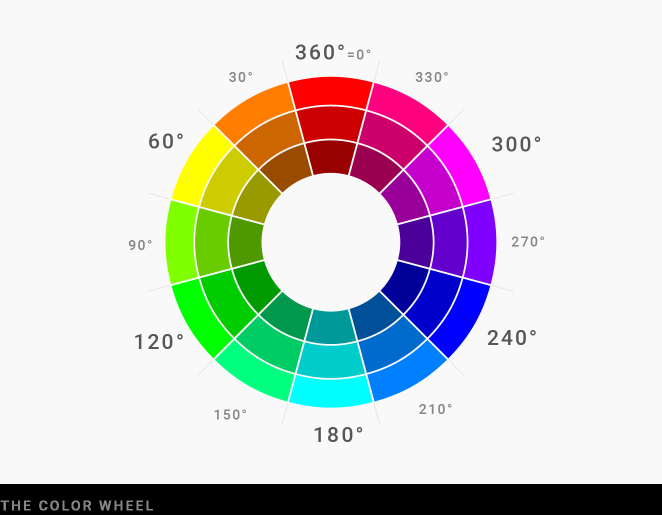
#> input picture img2.png, 1324 x 1029 px (shown at 1/2 size)
$ python '#顏色過濾.py'
#> lines starting #> are read from the running program, lines starting #| are printed output that depends on the picture; after the words box and inside, x2 and y2 are one past the last pixel; in counts of white or black regions, pixels touching at a corner belong together
#顏色過濾
def empty(k):
    pass
import cv2,numpy as np
img=cv2.imread('img2.png')
#> img is the input picture: shape (1029, 1324, 3); mean B, G, R 205.8, 205.8, 205.8
img=cv2.resize(img,(0,0),fx=0.5,fy=0.5)
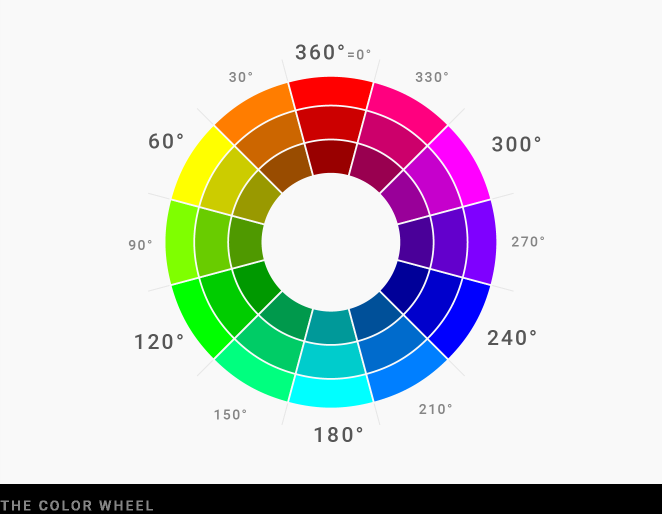
#> img: shape (514, 662, 3); mean B, G, R 206, 206, 206
hsv=cv2.cvtColor(img,cv2.COLOR_BGR2HSV)
#> hsv: shape (514, 662, 3); mean H, S, V 16.9, 49.3, 226.5

cv2.namedWindow('TrackBar')
cv2.resizeWindow('TrackBar',640,320)

cv2.createTrackbar('HueMin','TrackBar',0,179,empty)
#> slider 'HueMin' is set to 35
cv2.createTrackbar('HueMax','TrackBar',179,179,empty)
cv2.createTrackbar('SatMin','TrackBar',0,255,empty)
#> slider 'SatMin' is set to 51
cv2.createTrackbar('SatMax','TrackBar',255,255,empty)
cv2.createTrackbar('ValMin','TrackBar',0,255,empty)
#> slider 'ValMin' is set to 51
cv2.createTrackbar('ValMax','TrackBar',255,255,empty)

while True:
    HueMin=cv2.getTrackbarPos('HueMin','TrackBar')
    HueMax=cv2.getTrackbarPos('HueMax','TrackBar')
    SatMin=cv2.getTrackbarPos('SatMin','TrackBar')
    SatMax=cv2.getTrackbarPos('SatMax','TrackBar')
    ValMin=cv2.getTrackbarPos('ValMin','TrackBar')
    ValMax=cv2.getTrackbarPos('ValMax','TrackBar')

    lower=np.array([HueMin,SatMin,ValMin])
    upper=np.array([HueMax,SatMax,ValMax])
    mask=cv2.inRange(hsv,lower,upper)
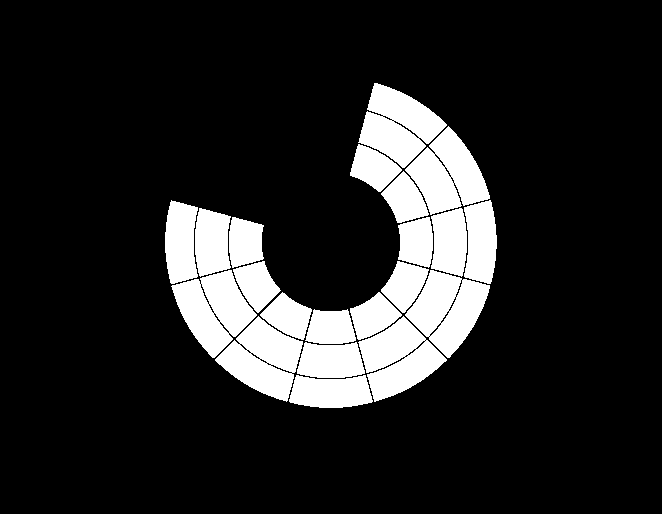
#> mask: shape (514, 662); 14.9% white; 21 white regions, largest, box (x1, y1, x2, y2) and area: (358, 83, 447, 168) 4226, (171, 270, 257, 358) 4223, (405, 270, 490, 358) 4208
    result=cv2.bitwise_and(img,img,mask=mask)
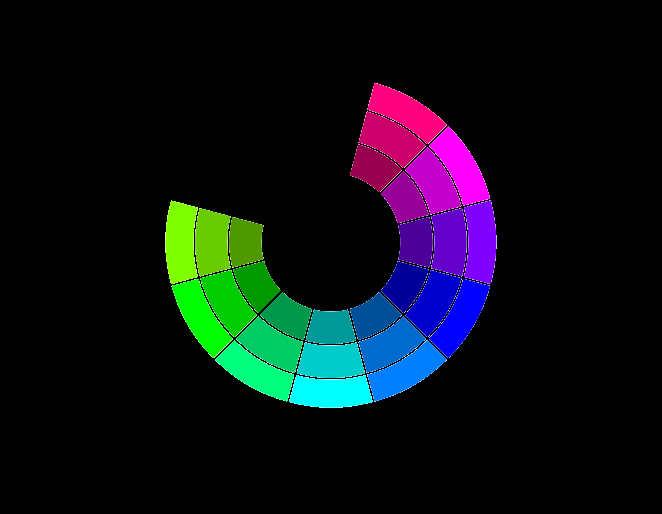
#> result: shape (514, 662, 3); mean B, G, R 21.5, 16.4, 11.2
    cv2.imshow('result',result)
    cv2.imshow('img',img)
    cv2.imshow('hsv',hsv)
    cv2.imshow('mask',mask)
    cv2.waitKey(1)
